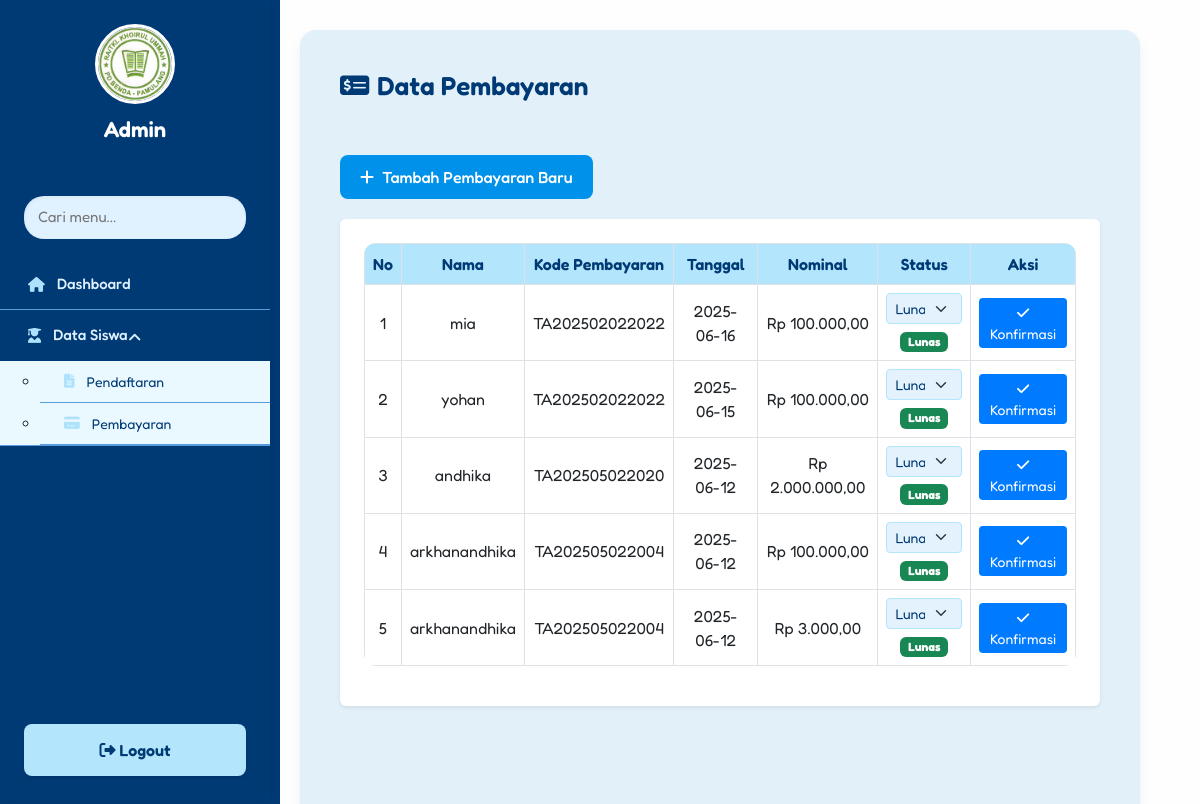
/admin/data_pembayaran.php (signed in), run on the app's committed database.
### tables this page shows
CREATE TABLE `pembayaran` (
  `id` int(11) NOT NULL,
  `kode_pembayaran` varchar(50) DEFAULT NULL,
  `siswa_id` int(11) NOT NULL,
  `jenis_pembayaran` varchar(100) NOT NULL,
  `jumlah` int(11) NOT NULL,
  `tanggal` date NOT NULL,
  `status` enum('Lunas','Belum Lunas') DEFAULT 'Belum Lunas'
);

CREATE TABLE `siswa` (
  `id` int(11) NOT NULL,
  `nama` varchar(100) NOT NULL,
  `tanggal_lahir` date NOT NULL,
  `jenis_kelamin` enum('Laki-laki','Perempuan') NOT NULL,
  `alamat` text NOT NULL,
  `nama_ayah` varchar(100) NOT NULL,
  `nama_ibu` varchar(100) NOT NULL,
  `no_hp_ayah` varchar(20) NOT NULL,
  `foto_anak` varchar(255) NOT NULL,
  `foto_akte` varchar(255) DEFAULT NULL,
  `foto_kk` varchar(255) DEFAULT NULL,
  `status` enum('Menunggu','Sudah Di Konfirmasi','Ditolak') DEFAULT 'Menunggu',
  `nik_anak` varchar(25) DEFAULT NULL,
  `nama_panggilan` varchar(50) DEFAULT NULL,
  `anak_ke` int(11) DEFAULT NULL,
  `tempat_lahir_anak` varchar(100) DEFAULT NULL,
  `tempat_lahir_ayah` varchar(100) DEFAULT NULL,
  `tempat_lahir_ibu` varchar(100) DEFAULT NULL,
  `foto_ktp_ayah` varchar(255) DEFAULT NULL,
  `foto_ktp_ibu` varchar(255) DEFAULT NULL
);

### admin/data_pembayaran.php (the view, shortened to what this page needs)
<?php
include '../config.php';
?>
<!DOCTYPE html>
<html lang="id">
<head>
  <link rel="stylesheet" href="https://cdnjs.cloudflare.com/ajax/libs/font-awesome/6.5.0/css/all.min.css">
  <link href="https://cdn.jsdelivr.net/npm/bootstrap@5.3.0/dist/css/bootstrap.min.css" rel="stylesheet">
</head>
<body>
<div class="sidebar d-none d-lg-block">
  <?php include '../includes/sidebar_admin.php'; ?>
</div>
    <?php include '../includes/sidebar_admin.php'; ?>
<div class="content">
  <div class="d-flex justify-content-between align-items-center mb-4">
    <h2><i class="fas fa-money-check-alt me-2"></i>Data Pembayaran</h2>
  </div>
  <a href="form_pembayaran.php" class="button"><i class="fas fa-plus me-1"></i> Tambah Pembayaran Baru</a>
  <div class="card shadow-sm border-0">
    <div class="card-body p-4">
      <div class="table-responsive">
        <table class="table table-bordered table-hover align-middle">
          <thead>
            <tr>
              <th>No</th>
              <th>Nama</th>
              <th>Kode Pembayaran</th>
              <th>Tanggal</th>
              <th>Nominal</th>
              <th>Status</th>
              <th>Aksi</th>
            </tr>
          </thead>
          <tbody>
            <?php
            $query = mysqli_query($conn, "
              SELECT p.id, s.nama, p.kode_pembayaran, p.tanggal, p.jumlah, p.status
              FROM pembayaran p
              JOIN siswa s ON p.siswa_id = s.id
              ORDER BY p.tanggal DESC
            ");
            $no = 1;
            if (mysqli_num_rows($query) > 0) {
              while ($row = mysqli_fetch_assoc($query)) {
                $badge = $row['status'] === 'Lunas'
                  ? "<span class='badge bg-success'>Lunas</span>"
                  : "<span class='badge bg-warning text-dark'>Belum Bayar</span>";
                echo "<tr data-id='{$row['id']}'>
                  <td>{$no}</td>
                  <td>" . htmlspecialchars($row['nama']) . "</td>
                  <td>{$row['kode_pembayaran']}</td>
                  <td>{$row['tanggal']}</td>
                  <td>Rp " . number_format($row['jumlah'], 2, ',', '.') . "</td>
                  <td>
                    <select class='status-select form-select form-select-sm' data-id='{$row['id']}'>
                      <option value='Belum Bayar' " . ($row['status'] === 'Belum Bayar' ? 'selected' : '') . ">Belum Bayar</option>
                      <option value='Lunas' " . ($row['status'] === 'Lunas' ? 'selected' : '') . ">Lunas</option>
                    </select>
                    <div class='mt-1'>$badge</div>
                  </td>
                  <td><button class='konfirmasi-btn btn btn-success btn-sm'><i class='fas fa-check'></i> Konfirmasi</button></td>
                </tr>";
                $no++;
              }
            } else {
              echo "<tr><td colspan='7' class='no-data'>Belum ada data pembayaran.</td></tr>";
            }
            ?>
          </tbody>
        </table>
      </div>
    </div>
  </div>
</div>
</body>
</html>

### includes/sidebar_admin.php (shortened to what this page needs)
<link rel="stylesheet" href="https://cdnjs.cloudflare.com/ajax/libs/font-awesome/6.5.0/css/all.min.css">
<div id="sidebar">
  <div class="logo">
    <img src="../img/logo1.jpeg" alt="Logo" />
    <h2>Admin</h2>
  </div>
  <input type="text" placeholder="Cari menu..." />
  <ul class="menu">
    <li><a href="dashboard_admin.php"><i class="fas fa-home"></i>Dashboard</a></li>
    <li>
      <details open>
        <summary><i class="fas fa-user-graduate"></i>Data Siswa</summary>
        <ul>
          <li><a href="data_pendaftaran.php"><i class="fas fa-file-alt"></i> Pendaftaran</a></li>
          <li><a href="data_pembayaran.php"><i class="fas fa-credit-card"></i> Pembayaran</a></li>
        </ul>
      </details>
    </li>
  </ul>
  <a href="../index.php" class="logout"><i class="fas fa-sign-out-alt"></i> Logout</a>
</div>

### admin/data_pembayaran.php (style rules this page uses)
body { margin: 0; font-family: 'Fredoka', sans-serif; background-color: rgb(209, 233, 250); }
.sidebar { width: 280px; position: fixed; top: 0; bottom: 0; background-color: #003a75; padding-top: 60px; z-index: 1000; }
.content { margin-left: 300px; padding: 40px; background-color: rgb(226, 240, 250); border-radius: 16px; margin-top: 30px; margin-right: 30px; max-width: calc(100% - 360px); min-height: 100vh; box-shadow: 0 4px 12px rgba(0, 0, 0, 0.05); }
h2 { font-size: 26px; font-weight: 600; color: #003a75; margin-bottom: 30px; }
.button { display: inline-block; margin-bottom: 20px; padding: 10px 20px; background-color: #0091ea; color: white; border-radius: 8px; font-weight: 500; text-decoration: none; transition: 0.3s ease; }
table { background: white; border-radius: 12px; overflow: hidden; width: 100%; }
.table thead th { background-color: #b3e5fc; color: #003a75; font-weight: 600; text-align: center; }
.table td { text-align: center; }
tr:nth-child(even) { background-color: #eaf6ff; }
.form-select-sm { border: 1px solid #b3e5fc; background-color: #e3f2fd; color: #003a75; }
.btn-success { background-color: #007bff; border: none; }

### includes/sidebar_admin.php (style rules this page uses)
body { margin: 0; font-family: 'Fredoka', sans-serif; background: #fefefe; }
#sidebar { width: 270px; height: 100vh; position: fixed; top: 0; left: 0; background-color: #003a75; box-shadow: 2px 0 8px rgba(0, 0, 0, 0.08); display: flex; flex-direction: column; padding: 24px 0; z-index: 1000; }
.logo { text-align: center; margin-bottom: 24px; }
.logo img { width: 80px; height: 80px; border-radius: 50%; border: 3px solid #ffffff; object-fit: cover; }
.logo h2 { margin-top: 12px; font-size: 22px; color: #ffffff; font-weight: 600; }
#sidebar input[type="text"] { margin: 0 24px 20px; padding: 10px 14px; border-radius: 20px; border: none; font-size: 15px; background-color: #e0f2ff; color: #003a75; box-shadow: inset 1px 1px 4px rgba(0, 0, 0, 0.05); width: calc(100% - 48px); }
ul.menu { list-style: none; padding: 0; margin: 0; flex-grow: 1; }
ul.menu li { border-bottom: 1px solid #5a9bdc; }
ul.menu li a, ul.menu li summary { display: flex; align-items: center; padding: 14px 28px; font-weight: 500; color: #e0f2ff; text-decoration: none; font-size: 15px; transition: all 0.3s ease; }
ul.menu li a i, ul.menu li summary i { margin-right: 12px; color: #aee1fc; }
ul.menu ul { padding-left: 40px; background-color: #eaf9ff; }
ul.menu ul li a { font-weight: 400; font-size: 14px; padding: 10px 24px; color: #003a75; }
details summary { list-style: none; cursor: pointer; }
details summary::after { content: "\f107"; font-family: "Font Awesome 6 Free"; font-weight: 900; float: right; transition: transform 0.3s ease; }
details[open] summary::after { transform: rotate(180deg); }
.logout { margin: 0 24px; padding: 12px; background-color: #b3e5fc; color: #003a75; font-weight: 600; text-align: center; border-radius: 8px; text-decoration: none; box-shadow: 0 2px 4px rgba(0,0,0,0.1); transition: all 0.3s ease; border: 2px solid transparent; }

### data on the page
pembayaran: siswa.nama "mia", kode_pembayaran "TA202502022022", tanggal "2025-06-16", jumlah "100.000,00", status+id "Lunas"
pembayaran: siswa.nama "yohan", kode_pembayaran "TA202502022022", tanggal "2025-06-15", jumlah "100.000,00", status+id "Lunas"
pembayaran: siswa.nama "andhika", kode_pembayaran "TA202505022020", tanggal "2025-06-12", jumlah "2.000.000,00", status+id "Lunas"
pembayaran: siswa.nama "arkhanandhika", kode_pembayaran "TA202505022004", tanggal "2025-06-12", jumlah "100.000,00", status+id "Lunas"
pembayaran: siswa.nama "arkhanandhika", kode_pembayaran "TA202505022004", tanggal "2025-06-12", jumlah "3.000,00", status+id "Lunas"
